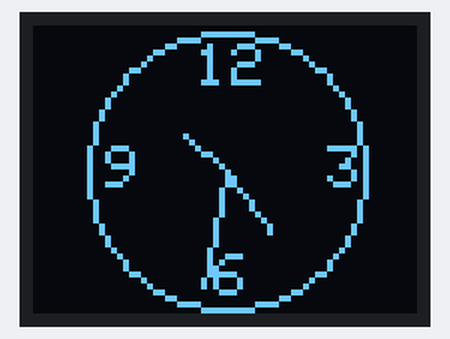
A sketch run on a simulated ESP8266 (Wemos D1 mini). Shown: 64×48 one-colour display. WiFi joins after 1.5 s; servers stay silent unless stated; network time is answered at once with the bench clock; the local clock reads 2024-03-15 10:24:30 at power-on unless the sketch sets it; what the sketch prints to the serial monitor is not drawn.

Above: at 1.6 s.
At 5.6 s:
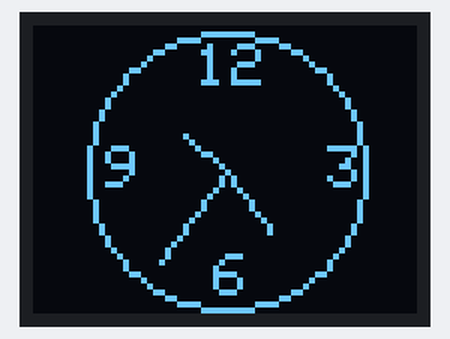
At 10.6 s:
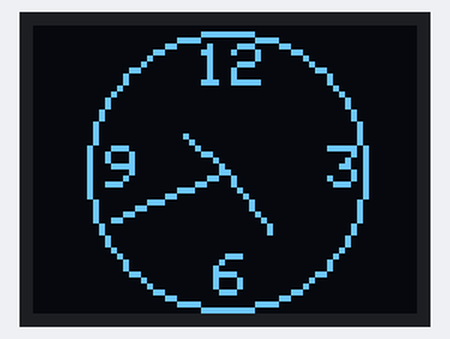
At 19.7 s:
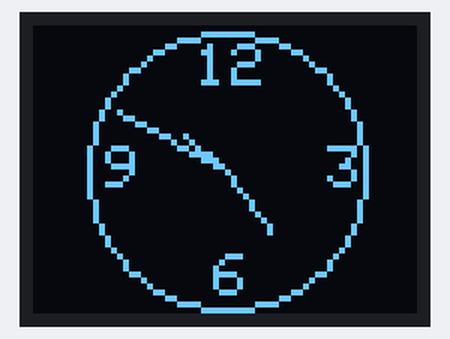
At 28.7 s:
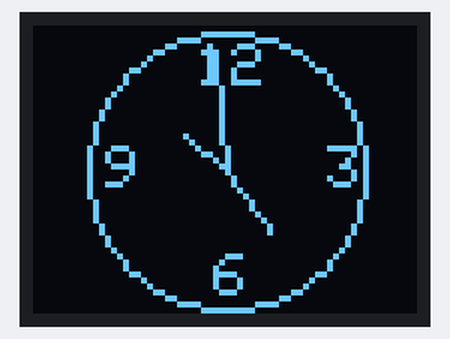
At 38.7 s:
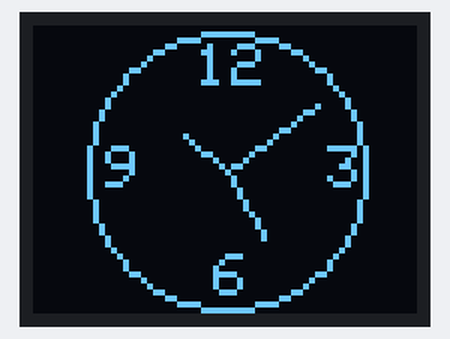

The sketch:

D1_mini_OLED_Clock_with_NTP.ino
```cpp
//
//   There is very little original work here. Mostly this is a mashup of the following:
//
// - The D1 Mini OLED clock from the Wemos/Sparkfun examples (https://github.com/wemos/D1_mini_Examples)
// - Over the Air (OTA) updates                              (https://github.com/esp8266/Arduino/tree/master/libraries/ArduinoOTA)
// - NTP client to set up the clock automatically            (https://github.com/arduino-libraries/NTPClient)
// - WiFi Manager from Tzapu to simplify initial wifi setup  (https://github.com/tzapu/WiFiManager)

#include <Wire.h>             // the D1 mini communicates with the OLED via I2C
#include <SFE_MicroOLED.h>    // the SFE_MicroOLED library to do all the drawing to the OLED
#include <ESP8266WiFi.h>      // we need WiFi!
#include <ArduinoOTA.h>       // so that we only need to install this software via physical connection once
#include <WiFiUdp.h>          // used by the NTP client to sent NTP UDP packets
#include <NTPClient.h>        // to get the initial time from an NTP server to set up the clock
#include <DNSServer.h>        // to give IP's to wifi clients
#include <ESP8266WebServer.h> // for WiFi manager below
#include <WiFiManager.h>      // WiFi manager to present web interface via Access Point to set up wifi credentials

#define PIN_RESET 255  //
#define DC_JUMPER 0  // I2C Addres: 0 - 0x3C, 1 - 0x3D


MicroOLED oled(PIN_RESET, DC_JUMPER);  // I2C Example
WiFiUDP ntpUDP;
NTPClient timeClient(ntpUDP, "au.pool.ntp.org", 3600, 60000);

// global time variables
int hours   = 0;
int minutes = 0;
int seconds = 0;

// how fast you want the clock to spin, set this to 1000 to get it updating approx 1 second timing.
const int CLOCK_SPEED = 1000;    // 1 second (frequency with which to redraw the face)
const int NTP_REFRESH = 3600000; // 1 hour   (frequency with which to refresh the time, so it doesnt get too far out of sync with reality)

// Global variables to help draw the clock face:
const int MIDDLE_Y = oled.getLCDHeight() / 2;
const int MIDDLE_X = oled.getLCDWidth() / 2;

int CLOCK_RADIUS;
int POS_12_X, POS_12_Y;
int POS_3_X, POS_3_Y;
int POS_6_X, POS_6_Y;
int POS_9_X, POS_9_Y;
int S_LENGTH;
int M_LENGTH;
int H_LENGTH;

// keep track of when to refresh the face display and the NTP time
unsigned long lastDraw = 0;
unsigned long lastNTPRefresh = 0;


////////////////////////////////////////////////////////////////////////////////////////////////////////////////////

void setup() {
  Serial.begin(115200);

  WiFiManager wifiManager;
  wifiManager.autoConnect("MyD1MiniClock");

  Serial.println("connected to wifi!");

  ArduinoOTA.begin();

  oled.begin();     // Initialize the OLED
  oled.clear(PAGE); // Clear the display's internal memory
  oled.clear(ALL);  // Clear the library's display buffer
  oled.display();   // Display what's in the buffer (splashscreen)

  initClockVariables();

  timeClient.begin();
  timeClient.setTimeOffset(36000);
  timeClient.update();
  hours = timeClient.getHours();
  minutes = timeClient.getMinutes();
  seconds = timeClient.getSeconds();

  oled.clear(ALL);
  drawFace();
  drawArms(hours, minutes, seconds);
  oled.display(); // display the memory buffer drawn
}

////////////////////////////////////////////////////////////////////////////////////////////////////////////////////

void loop() {

  // the only things we do are:
  // - check OTA
  // - check if NTP needs to be sync'd (eg hourly)
  // - check if we need to redraw the clock face (every second)

  ArduinoOTA.handle();

  // check if its time to refresh the time via NTP

  if (lastNTPRefresh + NTP_REFRESH < millis()){
    Serial.println("UPDATING NTP");
    lastNTPRefresh = millis();
    timeClient.update();
    hours = timeClient.getHours();
    minutes = timeClient.getMinutes();
    seconds = timeClient.getSeconds();
    Serial.print("H:");
    Serial.print(hours);
    Serial.print(" M:");
    Serial.print(minutes);
    Serial.print(" S:");
    Serial.println(seconds);
  }

  // check if we need to redraw the clock face

  if (lastDraw + CLOCK_SPEED < millis()) {
    lastDraw = millis();
    // add a second, update minutes/hours if necessary
    updateTime();

    // draw the clock
    oled.clear(PAGE);  // Clear the buffer
    drawFace();  // Draw the face to the buffer
    drawArms(hours, minutes, seconds);  // Draw arms to the buffer
    oled.display(); // Draw the memory buffer
  }
}

////////////////////////////////////////////////////////////////////////////////////////////////////////////////////

void initClockVariables() {

  // calculate constants for clock face component positions

  oled.setFontType(0);
  CLOCK_RADIUS = min(MIDDLE_X, MIDDLE_Y) - 1;
  POS_12_X = MIDDLE_X - oled.getFontWidth();
  POS_12_Y = MIDDLE_Y - CLOCK_RADIUS + 2;
  POS_3_X  = MIDDLE_X + CLOCK_RADIUS - oled.getFontWidth() - 1;
  POS_3_Y  = MIDDLE_Y - oled.getFontHeight()/2;
  POS_6_X  = MIDDLE_X - oled.getFontWidth()/2;
  POS_6_Y  = MIDDLE_Y + CLOCK_RADIUS - oled.getFontHeight() - 1;
  POS_9_X  = MIDDLE_X - CLOCK_RADIUS + oled.getFontWidth() - 2;
  POS_9_Y  = MIDDLE_Y - oled.getFontHeight()/2;

  // calculate clock arm lengths
  S_LENGTH = CLOCK_RADIUS - 2;
  M_LENGTH = S_LENGTH * 0.7;
  H_LENGTH = S_LENGTH * 0.5;
}

////////////////////////////////////////////////////////////////////////////////////////////////////////////////////

void updateTime() {

  // function to increment seconds and then increment minutes and hours if necessary.

  seconds++;  // Increment seconds
  if (seconds >= 60) {  // If seconds overflows (>=60)
    seconds = 0;         // Set seconds back to 0
    minutes++;           // Increment minutes
    if (minutes >= 60){   // If minutes overflows (>=60)
      minutes = 0;       // Set minutes back to 0
      hours++;           // Increment hours
      if (hours >= 12){  // If hours overflows (>=12)
        hours = 0;  // Set hours back to 0
      }
    }
  }
}

////////////////////////////////////////////////////////////////////////////////////////////////////////////////////

void drawArms(int h, int m, int s){

  // draw the clock's three arms: seconds, minutes, hours

  double midHours;  // this will be used to slightly adjust the hour hand
  static int hx, hy, mx, my, sx, sy;

  // adjust time to shift display 90 degrees ccw
  // this will turn the clock the same direction as text:
  h -= 3;
  m -= 15;
  s -= 15;
  if (h <= 0)
    h += 12;
  if (m < 0)
    m += 60;
  if (s < 0)
    s += 60;

  // calculate and draw new lines

  s = map(s, 0, 60, 0, 360);                                   // map the 0-60, to "360 degrees"
  sx = S_LENGTH * cos(PI * ((float)s) / 180);                  // woo trig!
  sy = S_LENGTH * sin(PI * ((float)s) / 180);                  // woo trig!

  oled.line(MIDDLE_X, MIDDLE_Y, MIDDLE_X + sx, MIDDLE_Y + sy); // draw the second hand

  m = map(m, 0, 60, 0, 360);                                   // map the 0-60, to "360 degrees"
  mx = M_LENGTH * cos(PI * ((float)m) / 180);                  // woo trig!
  my = M_LENGTH * sin(PI * ((float)m) / 180);                  // woo trig!

  oled.line(MIDDLE_X, MIDDLE_Y, MIDDLE_X + mx, MIDDLE_Y + my); // draw the minute hand

  midHours = minutes/12;                                       // midHours is used to set the hours hand to middling levels between whole hours
  h *= 5;                                                      // get hours and midhours to the same scale
  h += midHours;                                               // add hours and midhours
  h = map(h, 0, 60, 0, 360);                                   // map the 0-60, to "360 degrees"
  hx = H_LENGTH * cos(PI * ((float)h) / 180);                  // woo trig!
  hy = H_LENGTH * sin(PI * ((float)h) / 180);                  // woo trig!

  oled.line(MIDDLE_X, MIDDLE_Y, MIDDLE_X + hx, MIDDLE_Y + hy); // draw the hour hand
}

////////////////////////////////////////////////////////////////////////////////////////////////////////////////////


void drawFace() {

  // draw an analog clock face

  oled.circle(MIDDLE_X, MIDDLE_Y, CLOCK_RADIUS); // draw the clock border

  // Draw the clock numbers
  oled.setFontType(0); // set font type 0, please see declaration in SFE_MicroOLED.cpp
  oled.setCursor(POS_12_X, POS_12_Y); // points cursor to x=27 y=0
  oled.print(12);
  oled.setCursor(POS_6_X, POS_6_Y);
  oled.print(6);
  oled.setCursor(POS_9_X, POS_9_Y);
  oled.print(9);
  oled.setCursor(POS_3_X, POS_3_Y);
  oled.print(3);
}
```

Measured:
- what the display in image 0 shows lasts 1.0 s, from 1.6 s to 2.6 s
